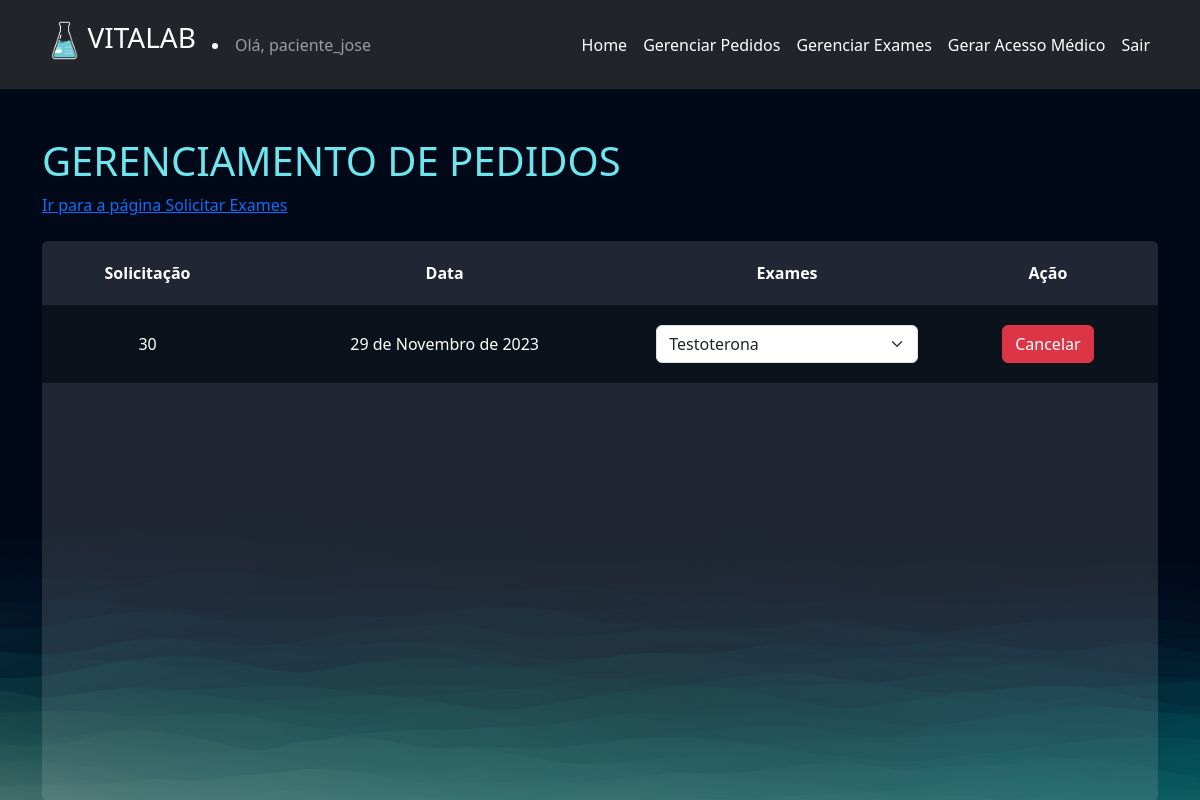
Before: /exames/gerenciar_pedidos/ (signed in) with the older database file.
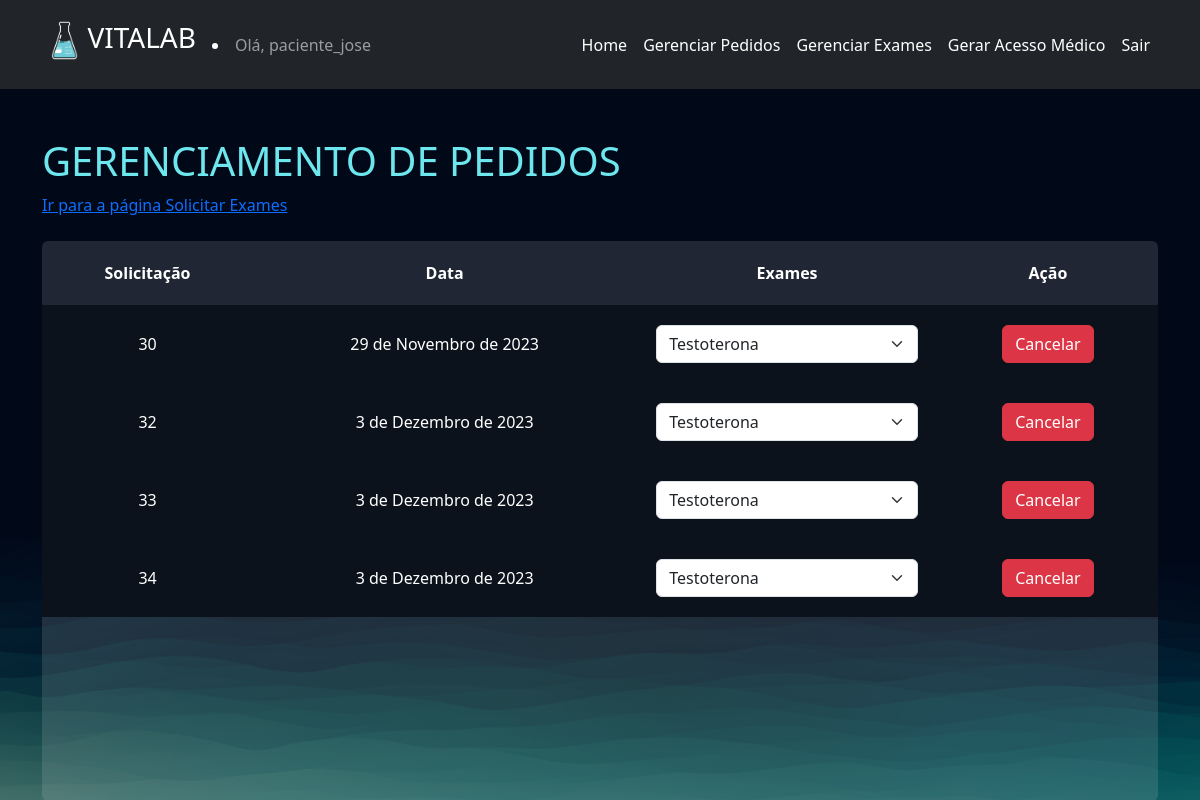
After: the same page with the newer database file.
### exames/models.py (models this page shows, shortened)
class PedidosExames(models.Model):
	usuario = models.ForeignKey(User, on_delete=models.DO_NOTHING)
	exames = models.ManyToManyField(SolicitacaoExame)
	agendado = models.BooleanField(default=True)
	data = models.DateField()

### exames/views.py (the view)
# urls.py: path('gerenciar_pedidos/', views.gerenciar_pedidos, name="gerenciar_pedidos"),
@login_required
def gerenciar_pedidos(request):
    pedidos_exames = PedidosExames.objects.filter(usuario=request.user)
    return render(request, 'gerenciar_pedidos.html', {'pedidos_exames': pedidos_exames})

### exames/templates/gerenciar_pedidos.html (shortened to what this page needs)
{% extends "bases/base.html" %}
{% load static %}
{% block 'head' %}
    <link href="{% static 'exames/css/css.css' %}" rel="stylesheet">
    <link href="{% static 'exames/css/gerenciar_pedidos.css' %}" rel="stylesheet">
{% endblock 'head' %}
{% block 'conteudo' %}
    <br>
    <br>
    <div class="container">
        <div>
            <h3 class="font-destaque">GERENCIAMENTO DE PEDIDOS</h3>
        </div>
        <div>
            <a href="{% url 'solicitar_exames' %}" class="btn-custom">Ir para a página Solicitar Exames</a>
        </div>
        <br>
        <div class="card card-view">
            <table>
                <tr>
                  <th>Solicitação</th>
                  <th>Data</th>
                  <th>Exames</th>
                  <th>Ação</th>
                </tr>
                {% for pedidos in pedidos_exames %}
                    <tr class="linha-tabela">
                        <td>{{pedidos.id}}</td>
                        <td>{{pedidos.data}}</td>
                        <td>
                            <select class="form-select">
                                {% for exame in pedidos.exames.all %}
                                    <option style="color: black"  value="">{{exame.exame.nome}}</option>
                                {% endfor %}
                            </select>
                        </td>
                        <td>
                            <a href="{% url "cancelar_pedido" pedidos.id %}"  class="btn btn-danger {% if not pedidos.agendado %} disabled {% endif %}">Cancelar</a>
                        </td>
                    </tr>
                {% endfor %}
            </table>
        </div>
    </div>
{% endblock 'conteudo' %}

### templates/bases/base.html (shortened to what this page needs)
{% load static %}
<!doctype html>
<html lang="pt-BR">
<head>
<link href="https://cdn.jsdelivr.net/npm/bootstrap@5.3.1/dist/css/bootstrap.min.css" rel="stylesheet">
<link href="{% static 'geral/css/base.css' %}" rel="stylesheet">
{% block 'head' %}{% endblock %}
</head>
<body>
    {% if request.user.is_staff %}
    <nav class="navbar navbar-expand-lg navbar-dark bg-dark static-top">
        <div class="container">
          <a class="navbar-brand" href="#">
            <h3><img src="{% static 'geral/img/logo.png' %}" alt="..." height="55">VITALAB</h3>
          </a>
          <li class="nav-item"><span class="navbar-text"> Olá, {{request.user}}</span></li>
          <button class="navbar-toggler" type="button" data-bs-toggle="collapse" data-bs-target="#navbarSupportedContent" aria-controls="navbarSupportedContent" aria-expanded="false" aria-label="Toggle navigation">
            <span class="navbar-toggler-icon"></span>
          </button>
          <div class="collapse navbar-collapse" id="navbarSupportedContent">
            <ul class="navbar-nav ms-auto">
              <li class="nav-item">
                <a class="nav-link active" aria-current="page" href="{% url 'gerenciar_clientes' %}">Home</a>
              </li>
              <li class="nav-item">
                <a class="nav-link active" href="{% url 'logout' %}">Sair</a>
              </li>
             </ul>
          </div>
        </div>
      </nav>
      {% else %}
      <nav class="navbar navbar-expand-lg navbar-dark bg-dark static-top">
        <div class="container">
          <a class="navbar-brand" href="#">
            <h3><img src="{% static 'geral/img/logo.png' %}" alt="..." height="55">VITALAB</h3>
          </a>
          <li class="nav-item"><span class="navbar-text"> Olá, {{request.user}}</span></li>
          <div class="collapse navbar-collapse" id="navbarSupportedContent">
            <ul class="navbar-nav ms-auto">
              <li class="nav-item">
                <a class="nav-link active" aria-current="page" href="{% url 'solicitar_exames' %}">Home</a>
              </li>
              <li class="nav-item">
                <a class="nav-link active" href="{% url 'gerenciar_pedidos' %}">Gerenciar Pedidos</a>
              </li>
              <li class="nav-item">
                <a class="nav-link active" href="{% url 'gerenciar_exames' %}">Gerenciar Exames</a>
              </li>
              <li class="nav-item">
                <a class="nav-link active" href="{% url 'gerar_acesso_medico' %}">Gerar Acesso Médico</a>
              </li>
              <li class="nav-item">
                <a class="nav-link active" href="{% url 'logout' %}">Sair</a>
              </li>
             </ul>
          </div>
        </div>
      </nav>
  {% endif %}
{% block 'conteudo' %}{% endblock %}
</body>
</html>

### templates/static/geral/css/base.css (style rules this page uses)
:root { --main-color: #151C34; --dark-color: #0C121C ; --light-color: #6DE6EE; --contrast-color: #f4c96b; --differential-color: #066668; }
* { color: white }
.font-destaque { color: var(--light-color); font-size: 40px; }

### templates/static/exames/css/css.css (style rules this page uses)
body { background-image: url('/static/geral/img/bg2.png'); background-size: cover; }
.card { background-color: rgba(217, 217, 217, .14); color: white; padding: 15px; }

### templates/static/exames/css/gerenciar_pedidos.css (style rules this page uses)
.linha-tabela { background-color: var(--dark-color); height: 20px; }
td, th { padding: 20px; }
.card-view { text-align: center; padding: 0; border: none; height: 70vh; }

Changed rows visible on the page:
added PedidosExames: id "32", data "3 de Dezembro de 2023"
added PedidosExames: id "33", data "3 de Dezembro de 2023"
added PedidosExames: id "34", data "3 de Dezembro de 2023"
